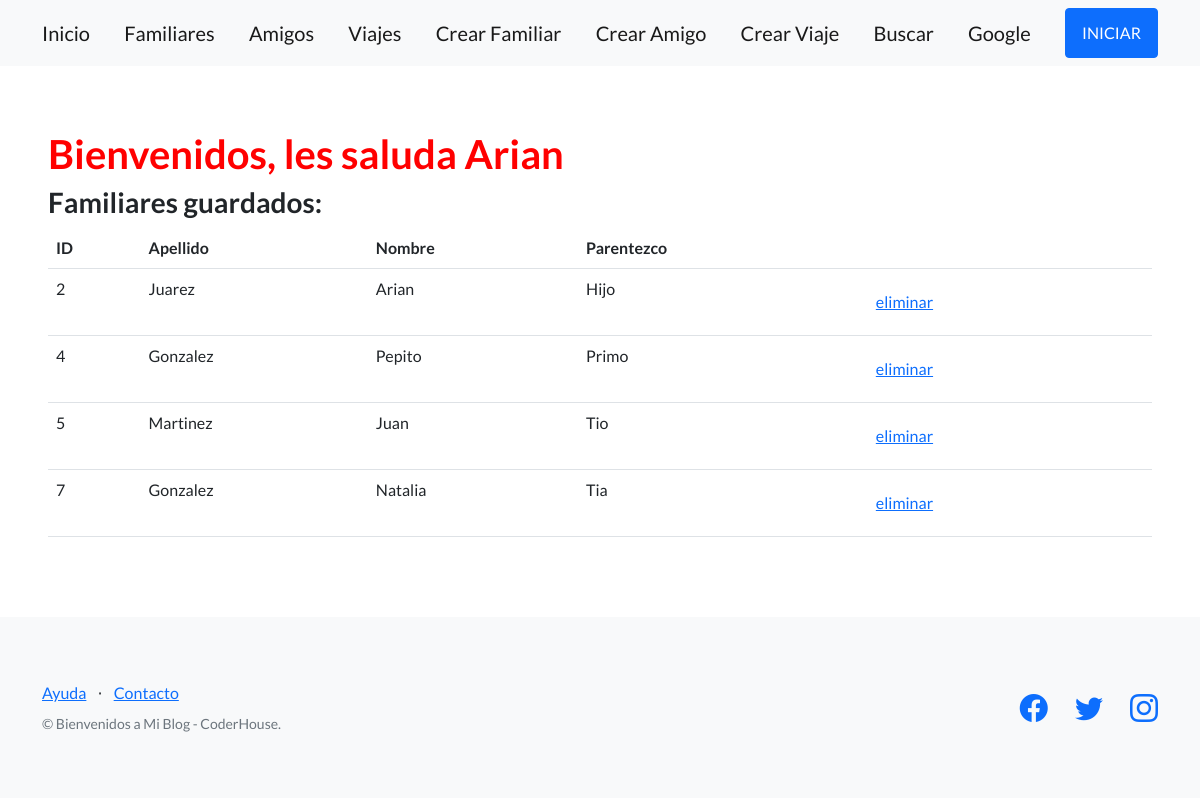
The page /blog/familiares/ on the database as committed earlier.
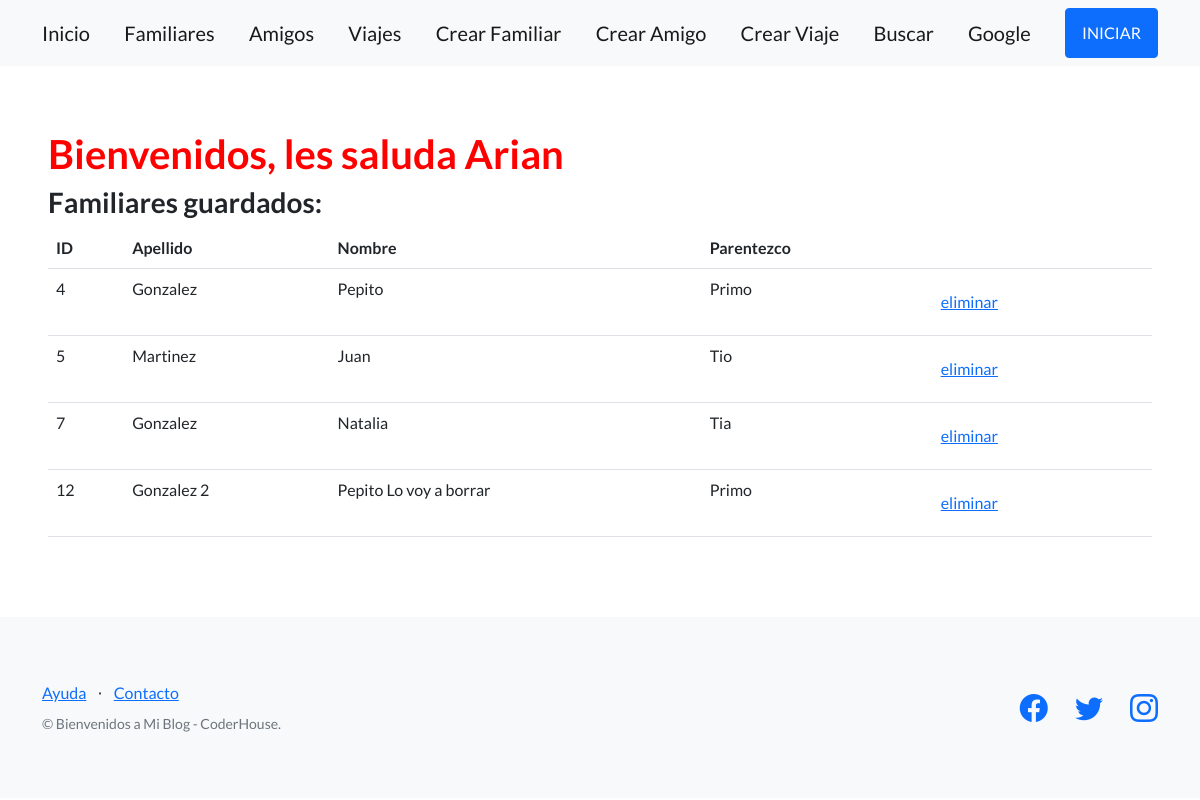
The same page on the database as committed later.
### mi_blog/models.py (models this page shows, shortened)
class Persona(models.Model):
    nombre = models.CharField(max_length=100)
    fecha_nacimiento = models.DateField()
    apellido = models.CharField(max_length=256)

class Familiares(Persona):
    parentesco = models.CharField(max_length=50)

class Persona(models.Model):
    nombre = models.CharField(max_length=100)
    fecha_nacimiento = models.DateField()
    apellido = models.CharField(max_length=256)

### mi_blog/views.py (the view)
# urls.py: path('familiares/', views.lista_familiares, name='lista_familiares'),
def lista_familiares(request):
    familiares = Familiares.objects.all()
    return render(request, 'mi_blog/lista_familiares.html', {'familiares': familiares})

### mi_blog/templates/mi_blog/lista_familiares.html (shortened to what this page needs)
{% extends "base.html" %}
{% block contenido %}
<h1 style="color:red;">
    Bienvenidos, les saluda Arian
</h1>
<h3>Familiares guardados:</h3>
<table class="table">
  <tbody>
    <tr>
      <th>ID</th>
      <th>Apellido</th>
      <th>Nombre</th>
      <th>Parentezco</th>
      <th></th>
    </tr>
    {% for familiares in familiares %}
    <tr>
      <td>{{ familiares.id }}</td>
      <td>{{ familiares.apellido }}</td>
      <td>{{ familiares.nombre }}</td>
      <td>{{ familiares.parentesco }}</td>
      <td>
        <form action="{% url 'mi_blog:eliminar_familiar' familiares.id %}" method="post">
          <input type="submit" class="btn btn-link" value="eliminar"/>
        </form>
      </td>
    </tr>
    {% endfor %}
    </tbody>
  </table>
{% endblock contenido %}

### templates_base/base.html (shortened to what this page needs)
{% load static %}
<!DOCTYPE html>
<html lang="en">
    <head>
        <link href="https://cdn.jsdelivr.net/npm/bootstrap-icons@1.5.0/font/bootstrap-icons.css" rel="stylesheet" type="text/css" />
        <link href="{% static 'css/styles.css' %}" rel="stylesheet" />
    </head>
    <body>
        <nav class="navbar navbar-light bg-light static-top">
            <div class="container">
                <a class="navbar-brand" href="{% url 'inicio' %}">Inicio</a>
                <a class="navbar-brand" href="{% url 'mi_blog:lista_familiares' %}">Familiares</a>
                <a class="navbar-brand" href="{% url 'mi_blog:lista_amigos' %}">Amigos</a>
                <a class="navbar-brand" href="{% url 'mi_blog:lista_viajes' %}">Viajes</a>
                <a class="navbar-brand" href="{% url 'mi_blog:crear_familiar' %}">Crear Familiar</a>
                <a class="navbar-brand" href="{% url 'mi_blog:crear_amigo' %}">Crear Amigo</a>
                <a class="navbar-brand" href="{% url 'mi_blog:crear_viaje' %}">Crear Viaje</a>
                <a class="navbar-brand" href="{% url 'mi_blog:buscar' %}">Buscar</a>
                <a class="navbar-brand" href="https://www.google.com">Google</a>
                <a class="btn btn-primary" href="#signup">INICIAR</a>
            </div>
        </nav>
        <section style="padding:4rem 3rem;">
            {% block contenido %}
            {% endblock contenido %}
        </section>
        <footer class="footer bg-light">
            <div class="container">
                <div class="row">
                    <div class="col-lg-6 h-100 text-center text-lg-start my-auto">
                        <ul class="list-inline mb-2">
                            <li class="list-inline-item"><a href="#!">Ayuda</a></li>
                            <li class="list-inline-item">⋅</li>
                            <li class="list-inline-item"><a href="#!">Contacto</a></li>
                        </ul>
                        <p class="text-muted small mb-4 mb-lg-0">&copy; Bienvenidos a Mi Blog - CoderHouse.</p>
                    </div>
                    <div class="col-lg-6 h-100 text-center text-lg-end my-auto">
                        <ul class="list-inline mb-0">
                            <li class="list-inline-item me-4">
                                <a href="https://www.facebook.com/Coderhouse/"><i class="bi-facebook fs-3"></i></a>
                            </li>
                            <li class="list-inline-item me-4">
                                <a href="https://twitter.com/coderhouse"><i class="bi-twitter fs-3"></i></a>
                            </li>
                            <li class="list-inline-item">
                                <a href="https://www.instagram.com/coderhouse"><i class="bi-instagram fs-3"></i></a>
                            </li>
                        </ul>
                    </div>
                </div>
            </div>
        </footer>
    </body>
</html>

Rows that differ between the two databases and show on the page:
removed Familiares: id "2", apellido "Juarez", nombre "Arian", parentesco "Hijo"
added Familiares: id "12", apellido "Gonzalez 2", nombre "Pepito Lo voy a borrar", parentesco "Primo"
